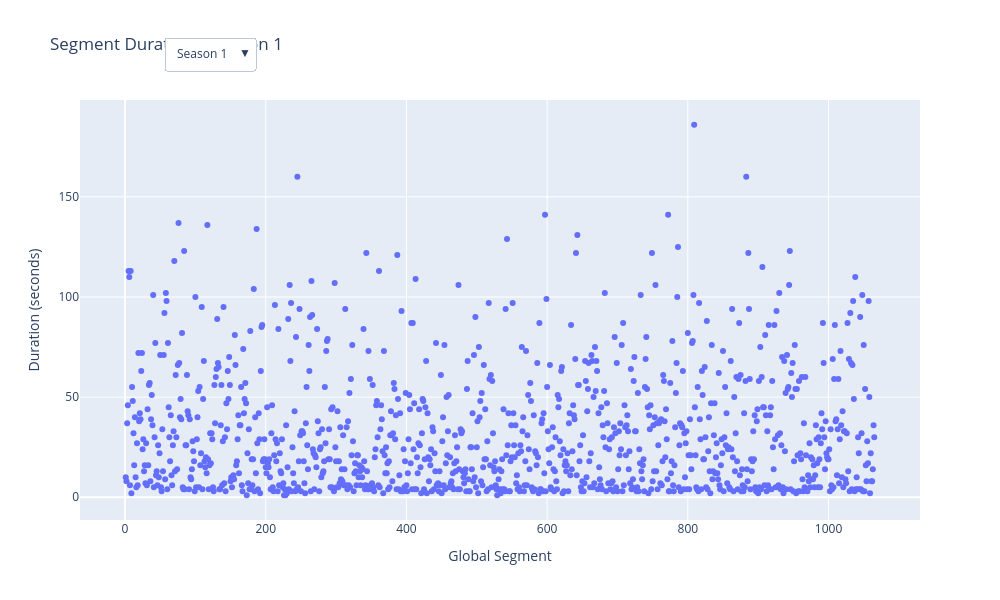

Notebook code cell kept with this figure:
### Markdown cell above
Feel free to explore this scatter plot for every segments!

### Code cell
import pandas as pd
import plotly.graph_objects as go

# Group your data by season
seasons = sorted(df['season'].unique())
fig = go.Figure()

# Create one trace per season, initially only show the first
for i, season in enumerate(seasons):
    season_df = df[df['season'] == season]
    visible = (i == 0)  # Only first season is visible by default

    fig.add_trace(go.Scatter(
        x=season_df["global_segment"],
        y=season_df["duration"],
        mode="markers",
        name=f"Season {season}",
        visible=visible,
        customdata=season_df[['global_segment', 'duration']].values,
            hovertemplate=(
                "location: %{x}<br>" +
                "Global segment: %{customdata[0]}<br>" +
                "Duration: %{customdata[1]} seconds<br>" +
                "<extra></extra>"  # hides the trace name in the tooltip
    )))

# Create dropdown buttons
dropdown_buttons = [
    dict(
        label=f"Season {season}",
        method="update",
        args=[
            {"visible": [i == j for j in range(len(seasons))]},
            {"title": f"Segment Duration – Season {season}"}
        ]
    )
    for i, season in enumerate(seasons)
]

# Add dropdown to layout
fig.update_layout(
    updatemenus=[dict(
        active=0,
        buttons=dropdown_buttons,
        x=0.1,
        y=1.15,
        xanchor='left',
        yanchor='top'
    )],
    xaxis_title="Global Segment",
    yaxis_title="Duration (seconds)",
    title=f"Segment Duration – Season {seasons[0]}",
    width=1000,
    height=600
)


fig.show()

### Figure 1 — Plotly figure (JSON) as saved in the notebook; plotly's stock layout.template omitted (floating-point values rounded to 4 significant figures; data arrays with more than 128 entries replaced by an {"elided": "..."} marker saying what was removed)
{"data": [{"customdata": {"elided": "1065x2 float values"}, "hovertemplate": "location: %{x}<br>Global segment: %{customdata[0]}<br>Duration: %{customdata[1]} seconds<br><extra></extra>", "mode": "markers", "name": "Season 1", "type": "scatter", "visible": true, "x": {"elided": "1065 int values"}, "y": {"elided": "1065 float values"}}, {"customdata": {"elided": "971x2 float values"}, "hovertemplate": "location: %{x}<br>Global segment: %{customdata[0]}<br>Duration: %{customdata[1]} seconds<br><extra></extra>", "mode": "markers", "name": "Season 2", "type": "scatter", "visible": false, "x": {"elided": "971 int values"}, "y": {"elided": "971 float values"}}, {"customdata": {"elided": "970x2 float values"}, "hovertemplate": "location: %{x}<br>Global segment: %{customdata[0]}<br>Duration: %{customdata[1]} seconds<br><extra></extra>", "mode": "markers", "name": "Season 3", "type": "scatter", "visible": false, "x": {"elided": "970 int values"}, "y": {"elided": "970 float values"}}, {"customdata": {"elided": "993x2 float values"}, "hovertemplate": "location: %{x}<br>Global segment: %{customdata[0]}<br>Duration: %{customdata[1]} seconds<br><extra></extra>", "mode": "markers", "name": "Season 4", "type": "scatter", "visible": false, "x": {"elided": "993 int values"}, "y": {"elided": "993 float values"}}, {"customdata": {"elided": "1094x2 float values"}, "hovertemplate": "location: %{x}<br>Global segment: %{customdata[0]}<br>Duration: %{customdata[1]} seconds<br><extra></extra>", "mode": "markers", "name": "Season 5", "type": "scatter", "visible": false, "x": {"elided": "1094 int values"}, "y": {"elided": "1094 float values"}}, {"customdata": {"elided": "1130x2 float values"}, "hovertemplate": "location: %{x}<br>Global segment: %{customdata[0]}<br>Duration: %{customdata[1]} seconds<br><extra></extra>", "mode": "markers", "name": "Season 6", "type": "scatter", "visible": false, "x": {"elided": "1130 int values"}, "y": {"elided": "1130 float values"}}], "layout": {"height": 600, "title": {"text": "Segment Duration – Season 1"}, "updatemenus": [{"active": 0, "buttons": [{"args": [{"visible": [true, false, false, false, false, false]}, {"title": "Segment Duration – Season 1"}], "label": "Season 1", "method": "update"}, {"args": [{"visible": [false, true, false, false, false, false]}, {"title": "Segment Duration – Season 2"}], "label": "Season 2", "method": "update"}, {"args": [{"visible": [false, false, true, false, false, false]}, {"title": "Segment Duration – Season 3"}], "label": "Season 3", "method": "update"}, {"args": [{"visible": [false, false, false, true, false, false]}, {"title": "Segment Duration – Season 4"}], "label": "Season 4", "method": "update"}, {"args": [{"visible": [false, false, false, false, true, false]}, {"title": "Segment Duration – Season 5"}], "label": "Season 5", "method": "update"}, {"args": [{"visible": [false, false, false, false, false, true]}, {"title": "Segment Duration – Season 6"}], "label": "Season 6", "method": "update"}], "x": 0.1, "xanchor": "left", "y": 1.15, "yanchor": "top"}], "width": 1000, "xaxis": {"title": {"text": "Global Segment"}}, "yaxis": {"title": {"text": "Duration (seconds)"}}}}
